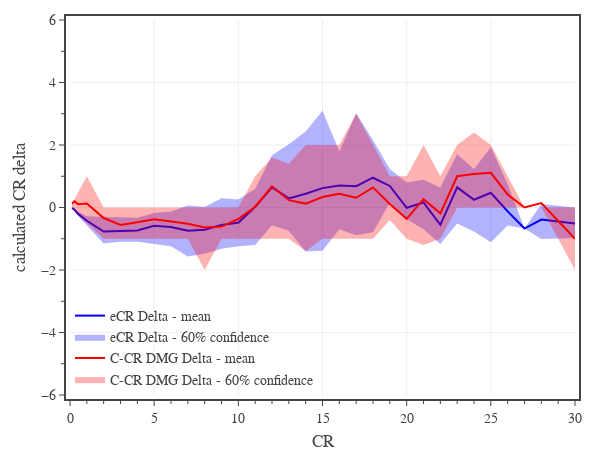

Notebook code cell kept with this figure:
### Code cell
# DMG CR deltas
xCol = 'CR'
yCols = ['eCR Delta','C-CR DMG Delta']
aCols = [xCol] + yCols
colors = ['rgba(0,0,250,1)','rgba(250,0,0,1)']
fillcolors = ['rgba(0,0,250,0.3)','rgba(250,0,0,0.3)']

conf = 0.6
df1 = df0[df0[xCol].between(0,30) & df0['Category'].isin(['generic','legendary','unique'])]
dfM = df1[aCols].groupby(xCol).mean().reset_index()
dfU = df1[aCols].groupby(xCol).quantile(0.5 + conf/2).reset_index()
dfL = df1[aCols].groupby(xCol).quantile(0.5 - conf/2).reset_index()

# create figure
fig = go.Figure(
    layout=go.Layout(
        template=TFB_TEMPLATE,
        margin=dict(l=70, r=25, b=55, t=20, pad=4),
        xaxis=dict(
            title_text='CR',
            range=[0,30],
            tick0=0, dtick=5,
            minor=dict(tick0=0, dtick=1),
        ),
        yaxis=dict(
            title_text='calculated CR delta',
            range=[-6,6],
            tick0=0, dtick=2,
            minor=dict(tick0=0, dtick=1),
        ),
        legend=dict(
            xanchor='left', yanchor='bottom',
            x=0.00, y=0.00,
            orientation='v',
            tracegroupgap=0,
            bgcolor='rgba(0,0,0,0)',
        )
    )
)

for yCol, color, fillcolor in zip(yCols, colors, fillcolors):
    fig.add_trace(go.Scatter(
        x=dfM[xCol], y=dfM[yCol],
        mode='lines', 
        name=f'{yCol} - mean',
        line=dict(color=color),
        hovertemplate='<b>mean</b><br>' + 'CR %{x:,.0f}<br>' + 'CR delta %{y:,.1f}<br>' + '<extra></extra>'
    ))

    fig.add_trace(go.Scatter(x=dfG[xCol], y=dfU[yCol], line_width=0, legendgroup=f'{yCol} confidence', showlegend=False, hoverinfo='skip'))
    fig.add_trace(go.Scatter(x=dfG[xCol], y=dfL[yCol], line_width=0, name=f'{yCol} - {conf:.0%} confidence', legendgroup=f'{yCol} confidence', hoverinfo='skip', fill='tonexty', fillcolor=fillcolor))

# show figure
fig.update_layout(width=600, height=450)
fig.show(config=TFB_CONFIG)

# save figures
if SAVEFIGS:
    fig.update_layout(autosize=True, width=None, height=None)
    save_fig_html(fig, format='large', name=f'./fig-ecr-dmg-cr-delta-vs-cr-large')
    save_fig_html(fig, format='small', name=f'./fig-ecr-dmg-cr-delta-vs-cr-small')

### Figure 1 — Plotly figure (JSON) as saved in the notebook; plotly's stock layout.template omitted (floating-point values rounded to 4 significant figures)
{"data": [{"hovertemplate": "<b>mean</b><br>CR %{x:,.0f}<br>CR delta %{y:,.1f}<br><extra></extra>", "line": {"color": "rgba(0,0,250,1)"}, "mode": "lines", "name": "eCR Delta - mean", "type": "scatter", "x": [0.125, 0.25, 0.5, 1, 2, 3, 4, 5, 6, 7, 8, 9, 10, 11, 12, 13, 14, 15, 16, 17, 18, 19, 20, 21, 22, 23, 24, 25, 26, 27, 28, 30], "y": [-0.01603, -0.06099, -0.2132, -0.4254, -0.7695, -0.7474, -0.7328, -0.5834, -0.6254, -0.747, -0.7104, -0.5558, -0.4889, 0.02274, 0.6444, 0.2903, 0.4393, 0.62, 0.7022, 0.6816, 0.9528, 0.69, -0.01024, 0.161, -0.5556, 0.6447, 0.2482, 0.471, -0.1238, -0.6725, -0.386, -0.5151]}, {"hoverinfo": "skip", "legendgroup": "eCR Delta confidence", "line": {"width": 0}, "showlegend": false, "type": "scatter", "x": [0.125, 0.25, 0.5, 1, 2, 3, 4, 5, 6, 7, 8, 9, 10, 11, 12, 13, 14, 15, 16, 17, 18, 19, 20, 21, 22, 23, 24, 25, 26, 27, 28, 30], "y": [0.01525, -0.02357, -0.1343, -0.2781, -0.2957, -0.3144, -0.3254, -0.1746, -0.1274, 0.06455, 0.01303, 0.2978, 0.2566, 0.6007, 1.673, 2.026, 2.434, 3.099, 1.79, 3.017, 2.156, 1.235, 0.8019, 0.8874, 0.6435, 1.703, 1.232, 1.931, 0.7483, -0.6725, 0.1123, 0]}, {"fill": "tonexty", "fillcolor": "rgba(0,0,250,0.3)", "hoverinfo": "skip", "legendgroup": "eCR Delta confidence", "line": {"width": 0}, "name": "eCR Delta - 60% confidence", "type": "scatter", "x": [0.125, 0.25, 0.5, 1, 2, 3, 4, 5, 6, 7, 8, 9, 10, 11, 12, 13, 14, 15, 16, 17, 18, 19, 20, 21, 22, 23, 24, 25, 26, 27, 28, 30], "y": [-0.04596, -0.09302, -0.2788, -0.5596, -1.155, -1.093, -1.092, -1.168, -1.238, -1.571, -1.478, -1.321, -1.237, -1.201, -0.5708, -0.7456, -1.41, -1.381, -0.6938, -0.8858, -0.7943, 0.1531, -0.3744, -0.6945, -1.165, -0.5082, -0.7701, -1.112, -0.5722, -0.6725, -1.008, -0.9749]}, {"hovertemplate": "<b>mean</b><br>CR %{x:,.0f}<br>CR delta %{y:,.1f}<br><extra></extra>", "line": {"color": "rgba(250,0,0,1)"}, "mode": "lines", "name": "C-CR DMG Delta - mean", "type": "scatter", "x": [0.125, 0.25, 0.5, 1, 2, 3, 4, 5, 6, 7, 8, 9, 10, 11, 12, 13, 14, 15, 16, 17, 18, 19, 20, 21, 22, 23, 24, 25, 26, 27, 28, 30], "y": [0.1201, 0.195, 0.1055, 0.125, -0.3376, -0.5576, -0.4747, -0.3798, -0.4507, -0.5205, -0.6364, -0.6122, -0.3684, 0.02439, 0.6786, 0.2353, 0.125, 0.3333, 0.44, 0.3125, 0.6429, 0.1111, -0.3636, 0.2667, -0.1875, 1, 1.071, 1.111, 0.4167, 0, 0.1429, -1]}, {"hoverinfo": "skip", "legendgroup": "C-CR DMG Delta confidence", "line": {"width": 0}, "showlegend": false, "type": "scatter", "x": [0.125, 0.25, 0.5, 1, 2, 3, 4, 5, 6, 7, 8, 9, 10, 11, 12, 13, 14, 15, 16, 17, 18, 19, 20, 21, 22, 23, 24, 25, 26, 27, 28, 30], "y": [0.125, 0.25, 0.5, 1, 0, 0, 0, 0, 0, 0, 0, 0, 0, 1, 1.6, 1.4, 2, 2, 2, 3, 2, 1, 1, 2, 1, 2, 2.4, 2, 1, 0, 0, 0]}, {"fill": "tonexty", "fillcolor": "rgba(250,0,0,0.3)", "hoverinfo": "skip", "legendgroup": "C-CR DMG Delta confidence", "line": {"width": 0}, "name": "C-CR DMG Delta - 60% confidence", "type": "scatter", "x": [0.125, 0.25, 0.5, 1, 2, 3, 4, 5, 6, 7, 8, 9, 10, 11, 12, 13, 14, 15, 16, 17, 18, 19, 20, 21, 22, 23, 24, 25, 26, 27, 28, 30], "y": [0, -0.125, -0.25, -0.5, -1, -1, -1, -1, -1, -1, -2, -1, -1, -1, -1, -1, -1.4, -1, -1, -1, -1, -0.4, -1, -1.2, -1, 0, 0, 0, 0, 0, 0, -2]}], "layout": {"height": 450, "legend": {"bgcolor": "rgba(0,0,0,0)", "orientation": "v", "tracegroupgap": 0, "x": 0, "xanchor": "left", "y": 0, "yanchor": "bottom"}, "margin": {"b": 55, "l": 70, "pad": 4, "r": 25, "t": 20}, "width": 600, "xaxis": {"dtick": 5, "minor": {"dtick": 1, "tick0": 0}, "range": [0, 30], "tick0": 0, "title": {"text": "CR"}}, "yaxis": {"dtick": 2, "minor": {"dtick": 1, "tick0": 0}, "range": [-6, 6], "tick0": 0, "title": {"text": "calculated CR delta"}}}}
